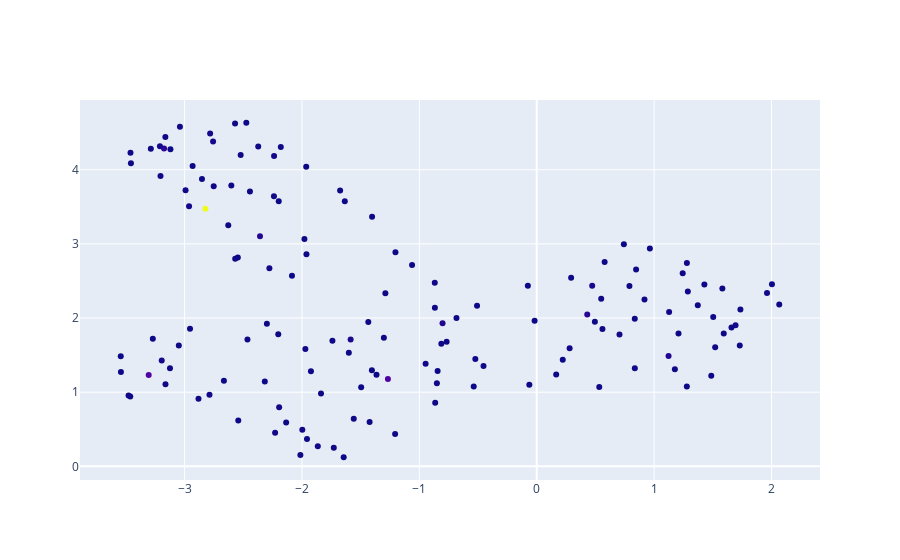

Notebook cell for this chart:
### Code cell
fig = go.Figure(data=go.Scatter(x=Xr[:, 0],
                                y=Xr[:, 1],
                                mode='markers',
                                text=[f'{label}|{n_token}' for label, n_token in zip(aggr.label, aggr.n_texts)],
                                marker_color=aggr.n_tokens))


fig.show()

### Figure 1 — Plotly figure (JSON) as saved in the notebook; plotly's stock layout.template omitted (floating-point values rounded to 4 significant figures; data arrays with more than 128 entries replaced by an {"elided": "..."} marker saying what was removed)
{"data": [{"marker": {"color": {"elided": "143 int values"}}, "mode": "markers", "text": {"elided": "143 str values"}, "type": "scatter", "x": {"elided": "143 float values"}, "y": {"elided": "143 float values"}}], "layout": {}}
